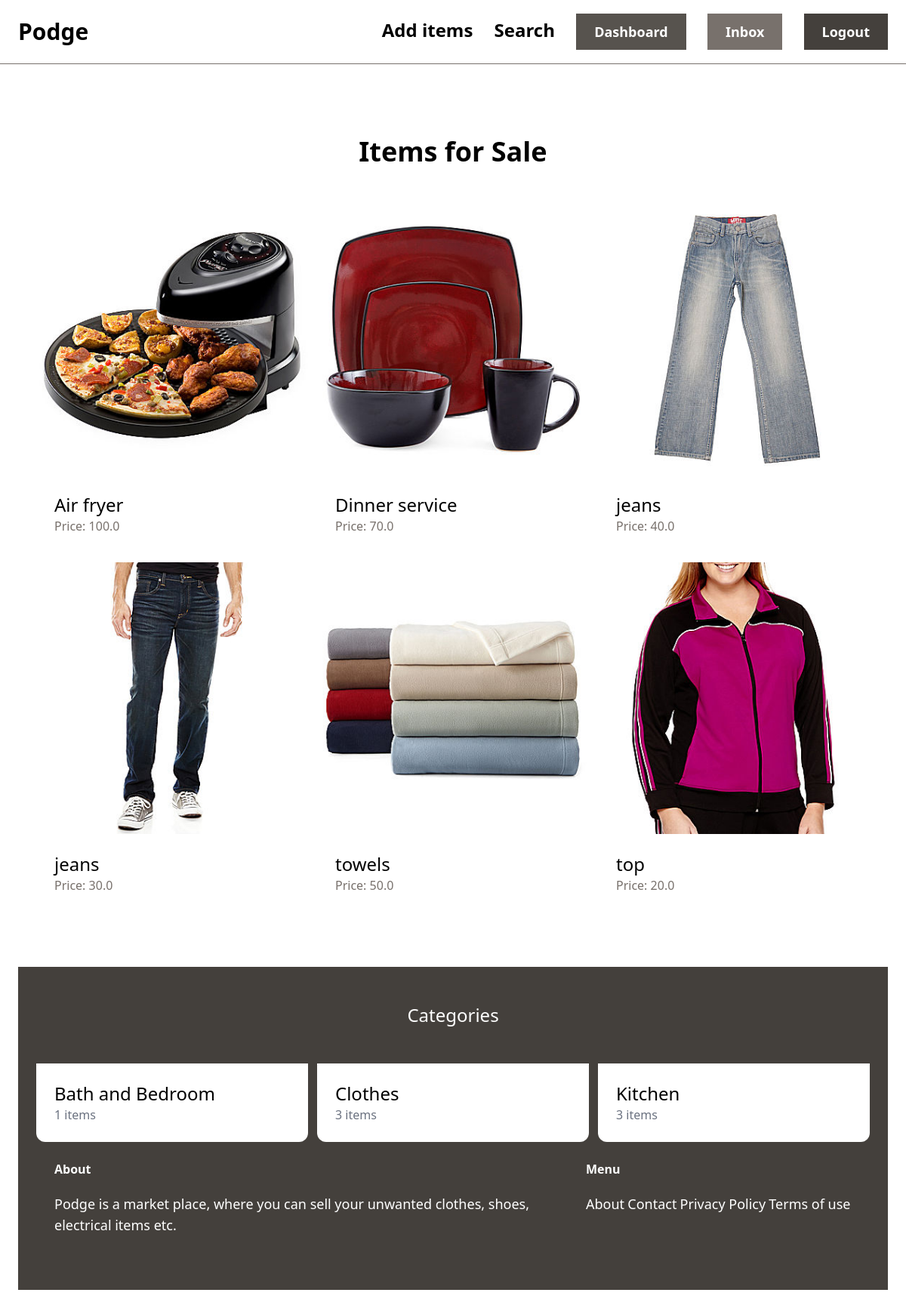
The page / (signed in) on the database its author committed.
### item/models.py (models this page shows, shortened)
class Item(models.Model):
    category = models.ForeignKey(Category, related_name='items', on_delete=models.CASCADE)
    name = models.CharField(max_length=255)
    description = models.TextField(blank=True, null=True)
    price = models.FloatField()
    image = models.ImageField(upload_to='item_images', blank=True, null=True)
    is_sold = models.BooleanField(default=False)
    created_by = models.ForeignKey(User, related_name='items', on_delete=models.CASCADE)
    created_at = models.DateTimeField(auto_now_add=True)

class Category(models.Model):
    name = models.CharField(max_length=255)
    class Meta:
        ordering = ('name', )
        verbose_name_plural = 'Categories'

### home/views.py (the view)
# urls.py: path('', views.index, name='index'),
def index(request):
    items = Item.objects.filter(is_sold=False)[0:6]
    categories = Category.objects.all()
    return render(request, "home/index.html", {
        'categories': categories,
        'items': items,
    })

### home/templates/home/index.html (shortened to what this page needs)
{%  extends 'home/base.html' %}
{% block content %}
<div class="mt-6 px-6 py-12">
    <h2 class="mb-12 text-4xl font-bold text-center">Items for Sale</h2>
    <div class="grid grid-cols-3 gap-3">
        {% for item in items %}
        <div>
            <a href="{% url 'item:detail' item.id %}">
                <div>
                    <img src="{{ item.image.url }}" class="rounded-t-xl">
                </div>
                <div class="p-6 bg-white rounded-b-xl">
                    <h2 class="text-2xl">{{ item.name }}</h2>
                    <p class="text-stone-500">Price: {{ item.price }}</p>
                </div>
            </a>
        </div>
        {% endfor %}
    </div>
</div>
    <div class="mt-6 px-6 py-12 bg-stone-700">
    <h2 class="mb-12 text-2xl text-white text-center">Categories</h2>
    <div class="grid grid-cols-3 gap-3">
        {% for category in categories %}
            <div>
                <a href="#">
                    <div class="p-6 bg-white rounded-b-xl">
                        <h2 class="text-2xl">{{ category.name }}</h2>
                        <p class="text-gray-500">{{ category.items.count }} items</p>
                    </div>
                </a>
            </div>
        {% endfor %}
{% endblock %}

### rows shown on the page
Item: image (picture), name "Air fryer", price "100.0"
Item: image (picture), name "Dinner service", price "70.0"
Item: image (picture), name "jeans", price "40.0"
Item: image (picture), name "jeans", price "30.0"
Item: image (picture), name "towels", price "50.0"
Item: image (picture), name "top", price "20.0"
Category: name "Bath and Bedroom", items.count "1"
Category: name "Clothes", items.count "3"
Category: name "Kitchen", items.count "3"
